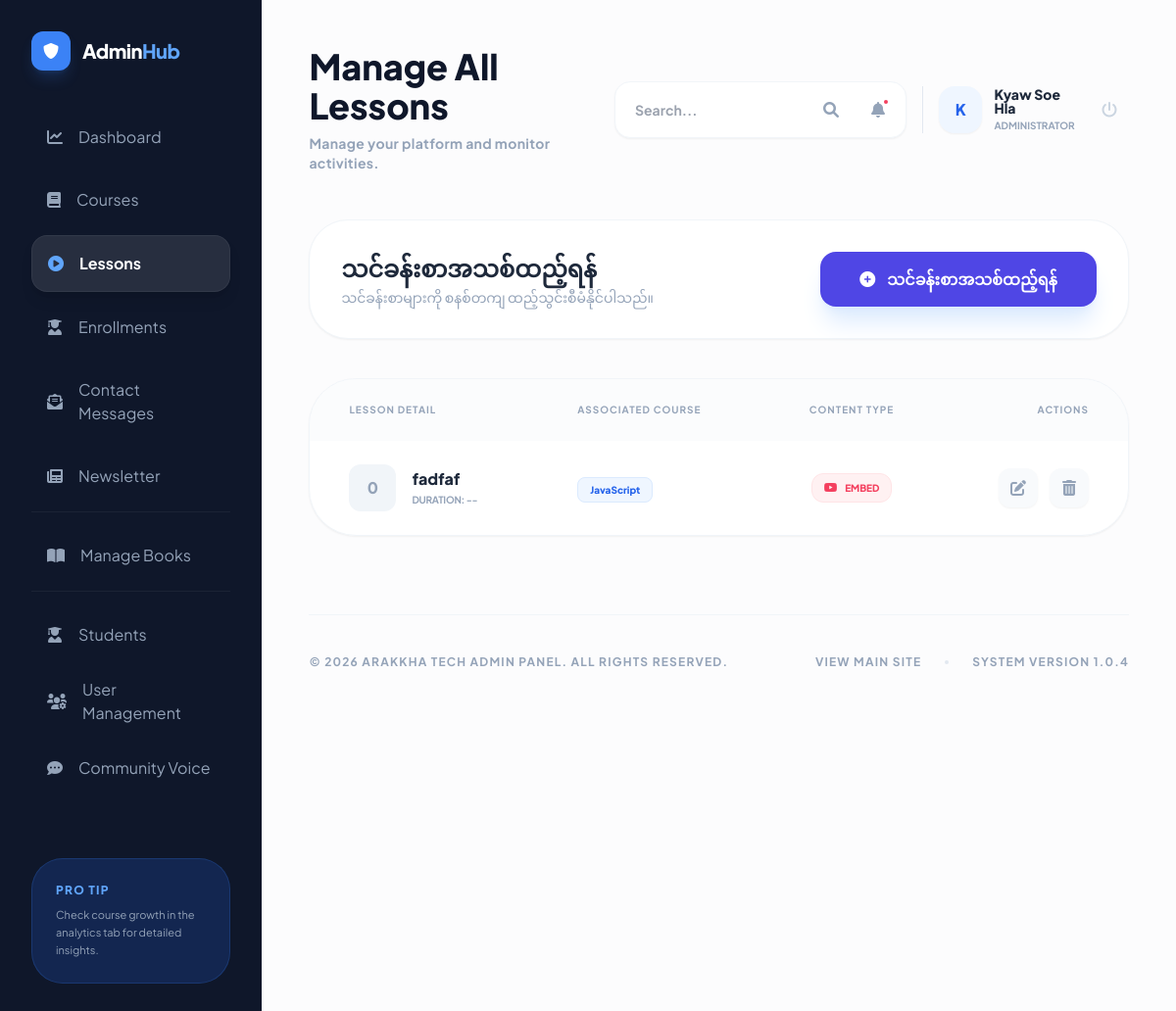
The app's page /manage/lessons/ (signed in) with its own data.
### courses/models.py (models this page shows, shortened)
class Lesson(models.Model):
    course = models.ForeignKey(Course, on_delete=models.CASCADE, related_name='lessons')
    title = models.CharField(max_length=200)
    content = models.TextField()
    video_url = models.URLField(blank=True, null=True, help_text="YouTube link (e.g. https://www.youtube.com/watch?v=...)")
    video_file = models.FileField(upload_to='courses/videos/', blank=True, null=True)
    video_poster = models.ImageField(upload_to='courses/posters/', blank=True, null=True, help_text="Video thumbnail image")
    duration = models.CharField(max_length=20, blank=True, null=True, help_text="e.g. 10:25")
    order = models.PositiveIntegerField(default=0)
    class Meta:
        ordering = ['order']

class Course(models.Model):
    title = models.CharField(max_length=200)
    slug = models.SlugField(max_length=255, unique=True, blank=True, null=True, db_index=True)
    description = models.TextField()
    thumbnail = models.ImageField(upload_to='courses/thumbnails/', blank=True, null=True)
    instructor = models.ForeignKey(User, on_delete=models.CASCADE, related_name='courses_taught')
    created_at = models.DateTimeField(auto_now_add=True)
    updated_at = models.DateTimeField(auto_now=True)

### courses/views.py (the view)
# urls.py: path('manage/lessons/', views.manage_all_lessons, name='manage_all_lessons'),
@login_required
@user_passes_test(is_instructor)
def manage_all_lessons(request):
    if is_admin(request.user):
        lessons = Lesson.objects.all().select_related('course').order_by('course', 'order')
    else:
        lessons = Lesson.objects.filter(course__instructor=request.user).select_related('course').order_by('course', 'order')
    return render(request, 'courses/management/manage_all_lessons.html', {'lessons': lessons})

### courses/context_processors.py (called while the page is built, shortened)
def user_roles(request):
    try:
        if request.user.is_authenticated:
            is_admin = _is_admin(request.user)
            is_instructor = _is_instructor(request.user)
            unread_contacts = 0
            if is_admin or is_instructor:
                try:
                    unread_contacts = ContactMessage.objects.filter(is_read=False).count()
                except Exception:
                    unread_contacts = 0
            return {
                'is_admin_user': is_admin,
                'is_instructor_user': is_instructor,
                'user_role_label': (request.user.profile.role if hasattr(request.user, 'profile') else 'student'),
                'unread_contact_messages_count': unread_contacts,
            }
    except Exception:
        pass

def footer_latest_courses(request):
    try:
        courses = list(Course.objects.order_by('-created_at')[:4])
        return {'footer_latest_courses': courses}
    except Exception:
        return {'footer_latest_courses': []}

### courses/helpers.py (called while the page is built)
def is_admin(user):
    if user.is_superuser:
        return True
    if hasattr(user, 'profile'):
        return user.profile.role == 'admin'
    return False

def is_instructor(user):
    if user.is_superuser:
        return True
    if hasattr(user, 'profile'):
        return user.profile.role == 'instructor'
    return False

### courses/templates/courses/management/manage_all_lessons.html (shortened to what this page needs)
{% extends 'base.html' %}
{% block content %}
<div class="min-h-screen bg-[#fcfcfd] flex flex-col lg:flex-row">
    {% include 'courses/admin_sidebar_snippet.html' %}
    <main class="flex-grow p-6 lg:p-12">
        {% include 'courses/admin_topbar_snippet.html' with title="Manage All Lessons" subtitle="Update, edit or remove lessons from your courses." %}
        <div class="mb-10">
            <div class="flex flex-col md:flex-row md:items-center justify-between gap-6 bg-white p-8 rounded-[2.5rem] border border-slate-100 shadow-sm">
                <div class="space-y-1">
                    <h2 class="text-2xl font-black text-slate-800">သင်ခန်းစာအသစ်ထည့်ရန်</h2>
                    <p class="text-slate-400 text-sm font-medium">သင်ခန်းစာများကို စနစ်တကျ ထည့်သွင်းစီမံနိုင်ပါသည်။</p>
                </div>
                <a href="{% url 'add_lesson_general' %}" class="custom-gradient text-white px-10 py-4 rounded-2xl font-black shadow-xl shadow-blue-100 hover:scale-105 transition-all flex items-center justify-center group">
                    <i class="fas fa-plus-circle mr-3 group-hover:rotate-90 transition-transform"></i> သင်ခန်းစာအသစ်ထည့်ရန်
                </a>
            </div>
        </div>
        <div class="bg-white rounded-[3rem] shadow-sm border border-slate-100 overflow-hidden" data-aos="fade-up">
            <div class="overflow-x-auto">
                <table class="w-full text-left">
                    <thead>
                        <tr class="text-slate-400 text-[10px] font-black uppercase tracking-widest bg-slate-50/50">
                            <th class="px-10 py-6">Lesson Detail</th>
                            <th class="px-10 py-6">Associated Course</th>
                            <th class="px-10 py-6 text-center">Content Type</th>
                            <th class="px-10 py-6 text-right">Actions</th>
                        </tr>
                    </thead>
                    <tbody class="divide-y divide-slate-50">
                        {% for lesson in lessons %}
                        <tr class="group hover:bg-slate-50/30 transition-all">
                            <td class="px-10 py-6">
                                <div class="flex items-center">
                                    <div class="w-12 h-12 rounded-xl bg-slate-100 flex items-center justify-center text-slate-400 font-black mr-4 group-hover:bg-blue-100 group-hover:text-blue-600 transition-all">
                                        {{ lesson.order }}
                                    </div>
                                    <div>
                                        <p class="font-black text-slate-800 group-hover:text-blue-600 transition-colors leading-tight mb-1">{{ lesson.title }}</p>
                                        <p class="text-[10px] text-slate-400 font-bold uppercase tracking-tight">Duration: {{ lesson.duration|default:"--" }}</p>
                                    </div>
                                </div>
                            </td>
                            <td class="px-10 py-6">
                                <span class="bg-blue-50 text-blue-600 text-[10px] font-black px-3 py-1.5 rounded-lg border border-blue-100">
                                    {{ lesson.course.title|truncatechars:40 }}
                                </span>
                            </td>
                            <td class="px-10 py-6 text-center">
                                {% if lesson.video_file %}
                                    <div class="inline-flex items-center space-x-2 text-emerald-500 bg-emerald-50 px-3 py-1.5 rounded-xl border border-emerald-100">
                                        <i class="fas fa-file-video text-xs"></i>
                                        <span class="text-[10px] font-black uppercase">Local</span>
                                    </div>
                                {% elif lesson.video_url %}
                                    <div class="inline-flex items-center space-x-2 text-rose-500 bg-rose-50 px-3 py-1.5 rounded-xl border border-rose-100">
                                        <i class="fab fa-youtube text-xs"></i>
                                        <span class="text-[10px] font-black uppercase">Embed</span>
                                    </div>
                                {% else %}
                                    <div class="inline-flex items-center space-x-2 text-slate-400 bg-slate-50 px-3 py-1.5 rounded-xl border border-slate-100">
                                        <i class="fas fa-align-left text-xs"></i>
                                        <span class="text-[10px] font-black uppercase">Text</span>
                                    </div>
                                {% endif %}
                            </td>
                            <td class="px-10 py-6 text-right">
                                <div class="flex items-center justify-end space-x-3">
                                    <a href="{% url 'edit_lesson' lesson.pk %}" class="w-10 h-10 rounded-xl bg-slate-50 text-slate-400 flex items-center justify-center hover:bg-blue-50 hover:text-blue-600 transition-all shadow-sm">
                                        <i class="fas fa-edit"></i>
                                    </a>
                                    <a href="{% url 'delete_lesson' lesson.pk %}" class="w-10 h-10 rounded-xl bg-slate-50 text-slate-400 flex items-center justify-center hover:bg-rose-50 hover:text-rose-600 transition-all shadow-sm">
                                        <i class="fas fa-trash-alt"></i>
                                    </a>
                                </div>
                            </td>
                        </tr>
                        {% endfor %}
                    </tbody>
                </table>
            </div>
        </div>
        {% include 'courses/admin_footer_snippet.html' %}
    </main>
</div>
{% endblock %}

### courses/templates/courses/admin_topbar_snippet.html (shortened to what this page needs)
<header class="relative z-[60] flex flex-col md:flex-row md:items-center justify-between mb-12 gap-6" data-aos="fade-down">
    <div>
        <h1 class="text-4xl font-black text-slate-900 mb-2">{% block admin_title %}{{ title|default:"Admin Dashboard" }}{% endblock %}</h1>
        <p class="text-slate-400 font-bold text-sm tracking-wide">{% block admin_subtitle %}Manage your platform and monitor activities.{% endblock %}</p>
    </div>
    <div class="flex items-center space-x-4 relative">
        <div class="bg-white p-2 rounded-2xl shadow-sm border border-slate-100 flex items-center space-x-2 relative z-10">
            <form action="{% url 'admin_search' %}" method="GET" class="flex items-center">
                <input type="text" name="q" placeholder="Search..." class="bg-transparent border-none text-sm font-bold text-slate-600 px-3 py-1 outline-none w-32 md:w-48">
                <button type="submit" class="w-10 h-10 rounded-xl hover:bg-slate-50 text-slate-400 transition-all"><i class="fas fa-search"></i></button>
            </form>
            <div class="relative group/notifications">
                <button class="w-10 h-10 rounded-xl hover:bg-slate-50 text-slate-400 transition-all relative">
                    <i class="fas fa-bell"></i>
                    {% if unread_admin_notifications_count > 0 %}
                        <span class="absolute top-2 right-2 w-2 h-2 bg-rose-500 rounded-full border-2 border-white"></span>
                    {% endif %}
                </button>
            </div>
        </div>
        <div class="flex items-center space-x-3 pl-4 border-l border-slate-200">
            <div class="w-12 h-12 rounded-2xl bg-blue-50 flex items-center justify-center text-blue-600 font-black shadow-sm">
                {{ user.username|slice:":1"|upper }}
            </div>
            <div class="hidden md:block">
                <p class="text-sm font-black text-slate-800 leading-none mb-1">
                    {% if user.get_full_name %}
                        {{ user.get_full_name }}
                    {% else %}
                        {{ user.username }}
                    {% endif %}
                </p>
                <p class="text-[10px] font-bold text-slate-400 uppercase">
                    {% if is_admin_user %}Administrator{% elif is_instructor_user %}Instructor{% else %}User{% endif %}
                </p>
            </div>
            <form action="{% url 'logout' %}" method="post" class="ml-2">
                <button type="submit" class="w-10 h-10 rounded-xl hover:bg-rose-50 text-slate-300 hover:text-rose-500 transition-all">
                    <i class="fas fa-power-off"></i>
                </button>
            </form>
        </div>
    </div>
</header>

### templates/base.html (style rules this page uses)
:root { --brand-50: #eef2ff; --brand-100: #e0e7ff; --brand-200: #c7d2fe; --brand-300: #a5b4fc; --brand-400: #818cf8; --brand-500: #6366f1; --brand-600: #4f46e5; --brand-700: #4338ca; --brand-800: #3730a3; --brand-900: #312e81; --brand-950: #1e1b4b; --brand2-50: #faf5ff; --brand2-100: #f3e8ff; --brand2-200: #e9d5ff; --brand2-300: #d8b4fe; --brand2-400: #c084fc; --brand2-500: #a855f7; --brand2-600: #9333ea; --success: #10b981; --warning: #f59e0b; --danger: #ef4444; --bg-page: #f8fafc; --bg-dark: #0f172a; --bg-dark-2: #0b1120; --text-main: #0f172a; --text-sub: #475569; --text-mute: #94a3b8; --primary: var(--brand-500); --primary-dark: var(--brand-600); --secondary: var(--brand2-500); --bg-slate: var(--bg-page); }
body { font-family: 'Plus Jakarta Sans', 'Pyidaungsu', sans-serif; scroll-behavior: smooth; background: var(--bg-page); color: var(--text-main); }
.custom-gradient { background: var(--brand-600); }

### records on screen
Lesson: order "0", title "fadfaf", duration "--", course "JavaScript", video_file "EMBED"

### other values on screen
{{ title|default:"Admin Dashboard" }} "Manage All Lessons"
{{ user.username|slice:":1"|upper }} "K"
{{ user.get_full_name }} "Kyaw Soe Hla"
